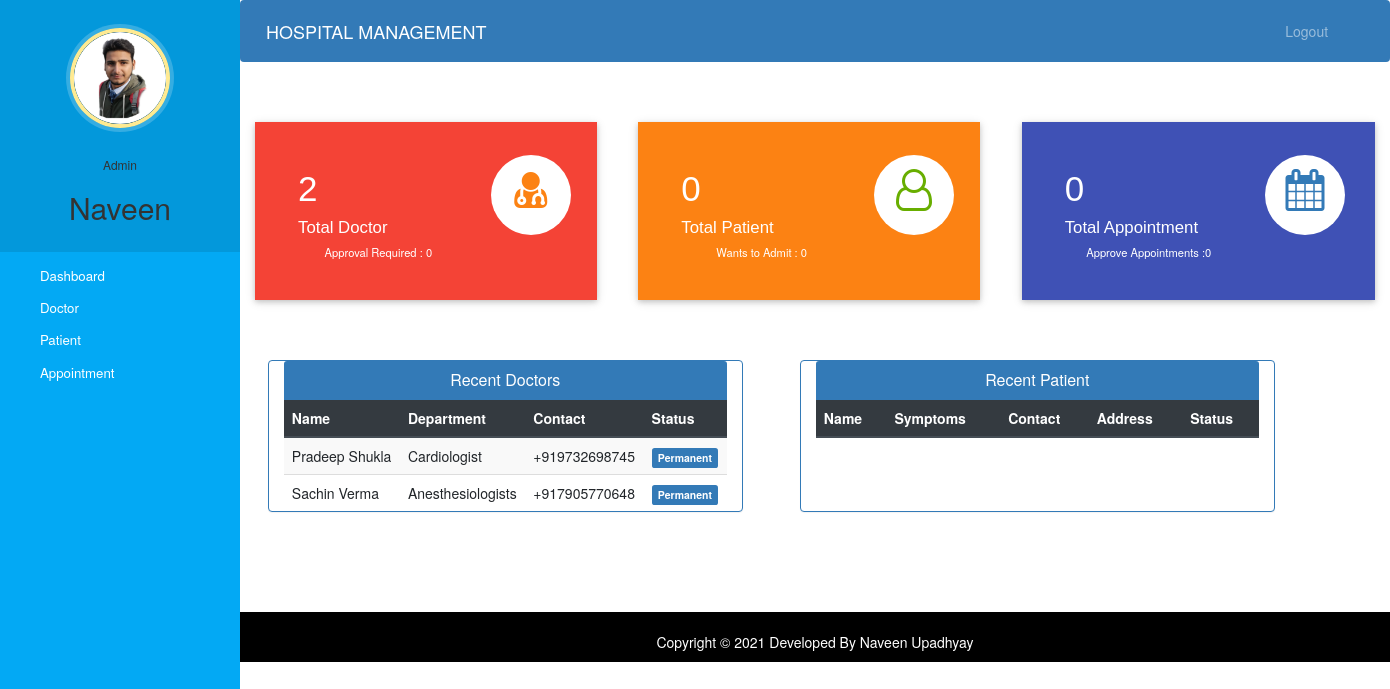
Page /admin-dashboard (signed in) on the committed database.
### hospital/models.py (models this page shows, shortened)
class Doctor(models.Model):
    user=models.OneToOneField(User,on_delete=models.CASCADE)
    profile_pic= models.ImageField(upload_to='profile_pic/DoctorProfilePic/',null=True,blank=True)
    address = models.CharField(max_length=40)
    mobile = models.CharField(max_length=20,null=True)
    department= models.CharField(max_length=50,choices=departments,default='Cardiologist')
    status=models.BooleanField(default=False)
    @property
    def get_name(self):
        return self.user.first_name+" "+self.user.last_name

### hospital/views.py (the view)
# urls.py: path('admin-dashboard', views.admin_dashboard_view,name='admin-dashboard'),
@login_required(login_url='adminlogin')
@user_passes_test(is_admin)
def admin_dashboard_view(request):
    doctors=models.Doctor.objects.all().order_by('-id')
    patients=models.Patient.objects.all().order_by('-id')
    doctorcount=models.Doctor.objects.all().filter(status=True).count()
    pendingdoctorcount=models.Doctor.objects.all().filter(status=False).count()
    patientcount=models.Patient.objects.all().filter(status=True).count()
    pendingpatientcount=models.Patient.objects.all().filter(status=False).count()
    appointmentcount=models.Appointment.objects.all().filter(status=True).count()
    pendingappointmentcount=models.Appointment.objects.all().filter(status=False).count()
    mydict={
    'doctors':doctors,
    'patients':patients,
    'doctorcount':doctorcount,
    'pendingdoctorcount':pendingdoctorcount,
    'patientcount':patientcount,
    'pendingpatientcount':pendingpatientcount,
    'appointmentcount':appointmentcount,
    'pendingappointmentcount':pendingappointmentcount,
    }
    return render(request,'hospital/admin_dashboard.html',context=mydict)

### hospital/views.py (called while the page is built)
def is_admin(user):
    return user.groups.filter(name='ADMIN').exists()

### templates/hospital/admin_dashboard.html (shortened to what this page needs)
{% extends 'hospital/admin_base.html' %}
{% load static %}
{% block content %}
{%include 'hospital/admin_dashboard_cards.html'%}
<br><br><br>
<div class="container">
  <div class="row">
    <div class="panel panel-primary col-md-5" style="margin-left:2%;">
      <div class="panel-heading" style="text-align:center;">
        <h6 class="panel-title">Recent Doctors</h6>
      </div>
      <table class="table table-hover table-striped" id="dev-table">
        <thead class="thead-dark">
          <tr>
            <th>Name</th>
            <th>Department</th>
            <th>Contact</th>
            <th>Status</th>
          </tr>
        </thead>
        {% for d in doctors %}
        <tr>
          <td> {{d.get_name}}</td>
          <td>{{d.department}}</td>
          <td>{{d.mobile}}</td>
          {%if d.status%}
          <td> <span class="label label-primary">Permanent</span></td>
          {% else %}
          <td> <span class="label label-success">On Hold</span></td>
          {% endif %}
        </tr>
        {% endfor %}
      </table>
    </div>
    <div class="panel panel-primary col-md-5" style="margin-left:5%;">
      <div class="panel-heading" style="text-align:center;">
        <h6 class="panel-title">Recent Patient</h6>
      </div>
      <table class="table table-hover table-striped" id="dev-table">
        <thead class="thead-dark">
          <tr>
            <th>Name</th>
            <th>Symptoms</th>
            <th>Contact</th>
            <th>Address</th>
            <th>Status</th>
          </tr>
        </thead>
      </table>
    </div>
  </div>
</div>
{% endblock content %}

### templates/hospital/admin_base.html (shortened to what this page needs)
<!DOCTYPE html>
{% load static %}
<html lang="en">
<head>
  <link rel="stylesheet" href="https://stackpath.bootstrapcdn.com/bootstrap/4.3.1/css/bootstrap.min.css">
  <link rel="stylesheet" href="https://maxcdn.bootstrapcdn.com/font-awesome/4.7.0/css/font-awesome.min.css">
  <link rel="stylesheet" href="{% static '/style.css' %}">
</head>
<body>
  <nav class="menu" tabindex="0">
    <header class="avatar">
      <img src="{% static "images/adminpropic.png" %}" />
      <br><br>
      <h6>Admin</h6>
      <h2>{{request.user.first_name}}</h2>
    </header>
    <ul>
      <li tabindex="0" class="icon-dashboard"> <a style="color:white; text-decoration:none;" href="/admin-dashboard"><span>Dashboard</span></a> </li>
      <li tabindex="0" class="icon-customers"> <a style="color:white; text-decoration:none;" href="/admin-doctor"><span>Doctor</span></a></li>
      <li tabindex="0" class="icon-users"> <a style="color:white; text-decoration:none;" href="/admin-patient"><span>Patient</span></a></li>
      <li tabindex="0" class="icon-calendar"> <a style="color:white; text-decoration:none;" href="/admin-appointment"><span>Appointment</span></a></li>
    </ul>
  </nav>
  <main>
    <div class="bs-example">
      <nav class="navbar navbar-expand-md  navbar-dark fixed-top" style="background:#337AB7;">
        <a href="/admin-dashboard" class="navbar-brand">HOSPITAL MANAGEMENT</a>
        <div class="collapse navbar-collapse justify-content-between" id="navbarCollapse">
          <div class="navbar-nav" style=" margin-left: 90%;">
            <a href="/logout" class="nav-item nav-link">Logout</a>
          </div>
        </div>
      </nav>
    </div>
    <br><br>
    {% block content %}
    {% endblock content %}
    <br><br><br><br>
    <footer>
      <br>
      <div class="container">
        <div class="row">
          <div class="col-md-12 col-sm-12">
            <div style="color:#ffffff;" class="wow fadeInUp footer-copyright">
              <p>
                Copyright &copy; 2021 Developed By Naveen Upadhyay </p>
            </div>
          </div>
        </div>
      </div>
    </footer>
  </main>
</body>
</html>

### static/style.css (style rules this page uses)
body { padding-left: 240px; }
main { position: relative; height: 100vh; }
.menu { background: #5bc995; height: 100vh; width: 240px; position: fixed; top: 0px; left: 0; z-index: 5; outline: none; }
.menu .avatar { background: rgba(0, 0, 0, 0.1); padding: 2em 0.5em; text-align: center; }
.menu .avatar img { width: 100px; border-radius: 50%; overflow: hidden; border: 4px solid #ffea92; box-shadow: 0 0 0 4px rgba(255, 255, 255, 0.2); }
.menu .avatar h2 { font-weight: normal; margin-bottom: 0; }
.menu ul { list-style: none; padding: 0.5em 0; margin: 0; }
.menu ul li { padding: 0.5em 1em 0.5em 3em; font-size: 0.95em; font-weight: regular; background-repeat: no-repeat; background-position: left 15px center; background-size: auto 20px; transition: all 0.15s linear; cursor: pointer; }
.menu ul li.icon-dashboard { background-image: url("http://www.entypo.com/images//gauge.svg"); }
.menu ul li.icon-customers { background-image: url("http://www.entypo.com/images//briefcase.svg"); }
.menu ul li.icon-users { background-image: url("http://www.entypo.com/images//users.svg"); }
.menu ul li.icon-calendar { background-image: url("http://www.entypo.com/images//calendar.svg"); }

### templates/hospital/admin_base.html (style rules this page uses)
a:link { text-decoration: none; }
a { color: white; }
footer { padding: 0px 0px 0px 0px; background-color: black; margin: 0px; }
p { text-align: center; }
body { padding-left: 240px; }
main { position: relative; height: 100vh; }
.menu { background: #03a9f4; height: 100vh; width: 240px; position: fixed; top: 0px; left: 0; z-index: 5; outline: none; }
.menu .avatar { background: rgba(0, 0, 0, 0.1); padding: 2em 0.5em; text-align: center; }
.menu .avatar img { width: 100px; border-radius: 50%; overflow: hidden; border: 4px solid #ffea92; box-shadow: 0 0 0 4px rgba(255, 255, 255, 0.2); }
.menu .avatar h2 { font-weight: normal; margin-bottom: 0; }
.menu ul { list-style: none; padding: 0.5em 0; margin: 0; }
.menu ul li { padding: 0.5em 1em 0.5em 3em; font-size: 0.95em; font-weight: regular; background-repeat: no-repeat; background-position: left 15px center; background-size: auto 20px; transition: all 0.15s linear; cursor: pointer; }
.menu ul li.icon-dashboard { background-image: url("http://www.entypo.com/images//gauge.svg"); }
.menu ul li.icon-customers { background-image: url("http://www.entypo.com/images//briefcase.svg"); }
.menu ul li.icon-users { background-image: url("http://www.entypo.com/images//users.svg"); }
.menu ul li.icon-calendar { background-image: url("http://www.entypo.com/images//calendar.svg"); }

### rows in the picture
Doctor: get_name "Pradeep Shukla", department "Cardiologist", mobile "+919732698745", status "Permanent"
Doctor: get_name "Sachin Verma", department "Anesthesiologists", mobile "+917905770648", status "Permanent"

### other values in the picture
{{ request.user.first_name }} "Naveen"
{{ doctorcount }} "2"
{{ pendingdoctorcount }} "0"
{{ patientcount }} "0"
{{ pendingpatientcount }} "0"
{{ appointmentcount }} "0"
{{ pendingappointmentcount }} "0"
